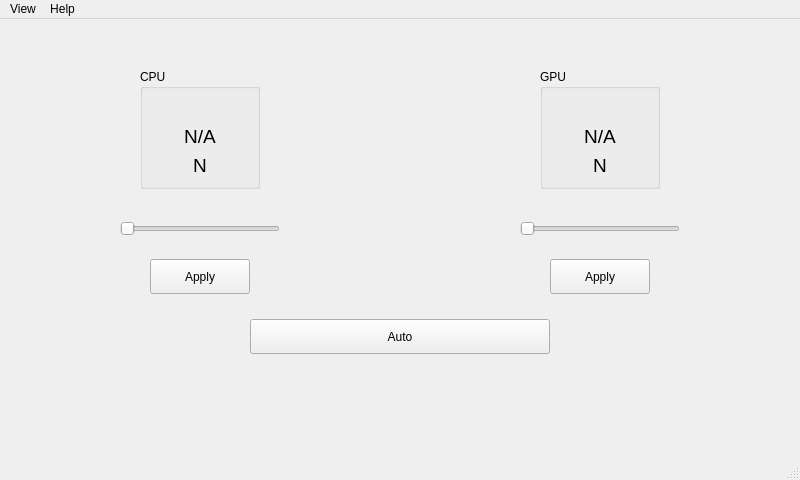
<?xml version="1.0" encoding="UTF-8"?>
<ui version="4.0">
 <class>MainWindow</class>
 <widget class="QMainWindow" name="MainWindow">
  <property name="geometry">
   <rect>
    <x>0</x>
    <y>0</y>
    <width>800</width>
    <height>480</height>
   </rect>
  </property>
  <property name="windowTitle">
   <string>MainWindow</string>
  </property>
  <property name="windowIcon">
   <iconset>
    <normaloff>icon.png</normaloff>icon.png</iconset>
  </property>
  <widget class="QWidget" name="centralwidget">
   <widget class="QSlider" name="horizontalSlider_CPU">
    <property name="geometry">
     <rect>
      <x>120</x>
      <y>200</y>
      <width>160</width>
      <height>20</height>
     </rect>
    </property>
    <property name="cursor">
     <cursorShape>OpenHandCursor</cursorShape>
    </property>
    <property name="orientation">
     <enum>Qt::Horizontal</enum>
    </property>
   </widget>
   <widget class="QSlider" name="horizontalSlider_GPU">
    <property name="geometry">
     <rect>
      <x>520</x>
      <y>200</y>
      <width>160</width>
      <height>20</height>
     </rect>
    </property>
    <property name="cursor">
     <cursorShape>OpenHandCursor</cursorShape>
    </property>
    <property name="orientation">
     <enum>Qt::Horizontal</enum>
    </property>
   </widget>
   <widget class="QPushButton" name="Apply_GPU">
    <property name="geometry">
     <rect>
      <x>550</x>
      <y>240</y>
      <width>100</width>
      <height>35</height>
     </rect>
    </property>
    <property name="cursor">
     <cursorShape>PointingHandCursor</cursorShape>
    </property>
    <property name="text">
     <string>Apply</string>
    </property>
   </widget>
   <widget class="QPushButton" name="Apply_CPU">
    <property name="geometry">
     <rect>
      <x>150</x>
      <y>240</y>
      <width>100</width>
      <height>35</height>
     </rect>
    </property>
    <property name="cursor">
     <cursorShape>PointingHandCursor</cursorShape>
    </property>
    <property name="text">
     <string>Apply</string>
    </property>
   </widget>
   <widget class="QPushButton" name="Apply_Auto">
    <property name="geometry">
     <rect>
      <x>250</x>
      <y>300</y>
      <width>300</width>
      <height>35</height>
     </rect>
    </property>
    <property name="cursor">
     <cursorShape>PointingHandCursor</cursorShape>
    </property>
    <property name="text">
     <string>Auto</string>
    </property>
   </widget>
   <widget class="QGroupBox" name="CPU">
    <property name="geometry">
     <rect>
      <x>140</x>
      <y>50</y>
      <width>120</width>
      <height>120</height>
     </rect>
    </property>
    <property name="title">
     <string>CPU</string>
    </property>
    <layout class="QVBoxLayout" name="verticalLayout">
     <item>
      <widget class="QLabel" name="label">
       <property name="text">
        <string/>
       </property>
      </widget>
     </item>
     <item>
      <widget class="QLabel" name="Speed_CPU">
       <property name="font">
        <font>
         <pointsize>14</pointsize>
        </font>
       </property>
       <property name="text">
        <string>N/A</string>
       </property>
       <property name="alignment">
        <set>Qt::AlignBottom|Qt::AlignHCenter</set>
       </property>
      </widget>
     </item>
     <item>
      <widget class="QLabel" name="Temperature_CPU">
       <property name="font">
        <font>
         <pointsize>14</pointsize>
        </font>
       </property>
       <property name="text">
        <string>N</string>
       </property>
       <property name="alignment">
        <set>Qt::AlignCenter</set>
       </property>
      </widget>
     </item>
    </layout>
   </widget>
   <widget class="QGroupBox" name="GPU">
    <property name="geometry">
     <rect>
      <x>540</x>
      <y>50</y>
      <width>120</width>
      <height>120</height>
     </rect>
    </property>
    <property name="title">
     <string>GPU</string>
    </property>
    <layout class="QVBoxLayout" name="verticalLayout_2">
     <item>
      <widget class="QLabel" name="label_2">
       <property name="text">
        <string/>
       </property>
      </widget>
     </item>
     <item>
      <widget class="QLabel" name="Speed_GPU">
       <property name="font">
        <font>
         <pointsize>14</pointsize>
        </font>
       </property>
       <property name="text">
        <string>N/A</string>
       </property>
       <property name="alignment">
        <set>Qt::AlignBottom|Qt::AlignHCenter</set>
       </property>
      </widget>
     </item>
     <item>
      <widget class="QLabel" name="Temperature_GPU">
       <property name="font">
        <font>
         <pointsize>14</pointsize>
        </font>
       </property>
       <property name="text">
        <string>N</string>
       </property>
       <property name="alignment">
        <set>Qt::AlignCenter</set>
       </property>
      </widget>
     </item>
    </layout>
   </widget>
  </widget>
  <widget class="QMenuBar" name="menubar">
   <property name="geometry">
    <rect>
     <x>0</x>
     <y>0</y>
     <width>800</width>
     <height>31</height>
    </rect>
   </property>
   <widget class="QMenu" name="menuViwer">
    <property name="title">
     <string>View</string>
    </property>
    <widget class="QMenu" name="menuTheme">
     <property name="cursor">
      <cursorShape>PointingHandCursor</cursorShape>
     </property>
     <property name="title">
      <string>Theme</string>
     </property>
     <addaction name="actionDark"/>
     <addaction name="actionLight"/>
     <addaction name="actionBlue"/>
     <addaction name="separator"/>
     <addaction name="actionCustom"/>
    </widget>
    <addaction name="menuTheme"/>
   </widget>
   <widget class="QMenu" name="menuHelp">
    <property name="title">
     <string>Help</string>
    </property>
    <addaction name="actionAbout"/>
   </widget>
   <addaction name="menuViwer"/>
   <addaction name="menuHelp"/>
  </widget>
  <widget class="QStatusBar" name="statusbar"/>
  <action name="actionBackGround">
   <property name="text">
    <string>BackGround</string>
   </property>
  </action>
  <action name="actionDark">
   <property name="text">
    <string>Dark</string>
   </property>
  </action>
  <action name="actionLight">
   <property name="text">
    <string>Light</string>
   </property>
  </action>
  <action name="actionBlue">
   <property name="text">
    <string>Blue</string>
   </property>
  </action>
  <action name="actionCustom">
   <property name="text">
    <string>Custom</string>
   </property>
  </action>
  <action name="actionAbout">
   <property name="text">
    <string>About</string>
   </property>
  </action>
 </widget>
 <resources/>
 <connections/>
</ui>
